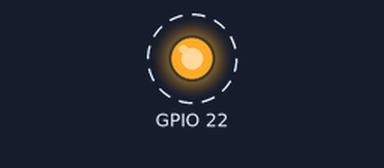
A program run on a simulated Raspberry Pi (BCM pin numbers). Shown: output pins drawn as LEDs (lit = HIGH). Dashed ring = blinking. What the program prints to the terminal is not drawn.

Above: at 0.2 s.
Timing chart, 0 to 3.0 s (numbered marks = the images above):
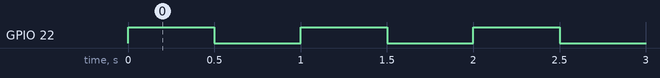

The program:

Lab001_GPIO_blink_led.py
```python
"""
Author: Pedro Sanchez (mrchunckuee_electronics)
Blog:   http://mrchunckuee.blogspot.com/
"""
import gpiod
from gpiod.line import Direction, Value
import time

# Configuracion del hardware
PIN_LINEA = 22
RUTA_CHIP = '/dev/gpiochip1'

print("Parpadeando el LED en el PIN_22... Presiona Ctrl+C para detener.")

try:
    # Usamos submodulo gpiod.line
    with gpiod.request_lines(
        RUTA_CHIP,
        config={
            PIN_LINEA: gpiod.LineSettings(
                direction=Direction.OUTPUT,
                output_value=Value.INACTIVE)
            }
        ) as lineas:
        while True:
            lineas.set_value(PIN_LINEA, Value.ACTIVE)    # LED - ON
            time.sleep(0.5)
            lineas.set_value(PIN_LINEA, Value.INACTIVE)  # LED - OFF
            time.sleep(0.5)
except KeyboardInterrupt:
    print("\n[INFO] Script detenido. PIN_22 liberado y LED apagado correctamente.")
```

Measured:
- by itself, GPIO 22: alternates HIGH for 0.50 s and LOW for 0.50 s
